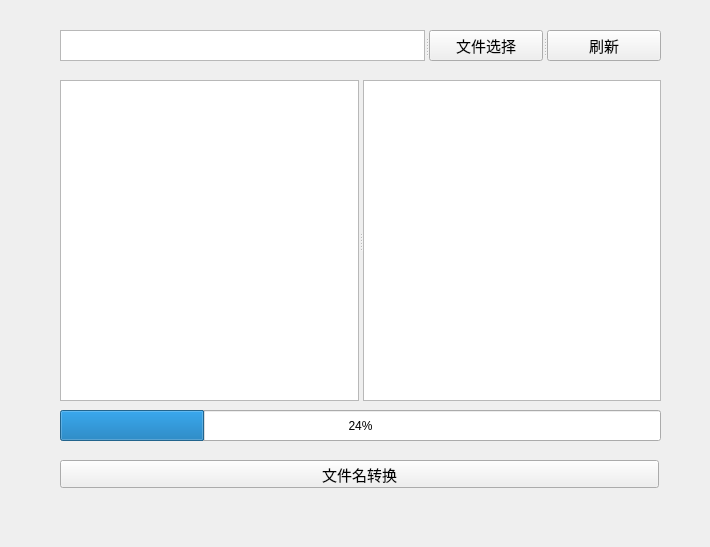
<?xml version="1.0" encoding="UTF-8"?>
<ui version="4.0">
 <class>Form</class>
 <widget class="QWidget" name="Form">
  <property name="geometry">
   <rect>
    <x>0</x>
    <y>0</y>
    <width>710</width>
    <height>547</height>
   </rect>
  </property>
  <property name="windowTitle">
   <string>Form</string>
  </property>
  <property name="autoFillBackground">
   <bool>true</bool>
  </property>
  <widget class="QProgressBar" name="progressBar">
   <property name="geometry">
    <rect>
     <x>60</x>
     <y>410</y>
     <width>601</width>
     <height>31</height>
    </rect>
   </property>
   <property name="value">
    <number>24</number>
   </property>
  </widget>
  <widget class="QSplitter" name="splitter">
   <property name="geometry">
    <rect>
     <x>60</x>
     <y>30</y>
     <width>601</width>
     <height>31</height>
    </rect>
   </property>
   <property name="orientation">
    <enum>Qt::Horizontal</enum>
   </property>
   <widget class="QTextEdit" name="filepath">
    <property name="html">
     <string>&lt;!DOCTYPE HTML PUBLIC &quot;-//W3C//DTD HTML 4.0//EN&quot; &quot;http://www.w3.org/TR/REC-html40/strict.dtd&quot;&gt;
&lt;html&gt;&lt;head&gt;&lt;meta name=&quot;qrichtext&quot; content=&quot;1&quot; /&gt;&lt;meta charset=&quot;utf-8&quot; /&gt;&lt;style type=&quot;text/css&quot;&gt;
p, li { white-space: pre-wrap; }
hr { height: 1px; border-width: 0; }
li.unchecked::marker { content: &quot;\2610&quot;; }
li.checked::marker { content: &quot;\2612&quot;; }
&lt;/style&gt;&lt;/head&gt;&lt;body style=&quot; font-family:'Microsoft YaHei UI'; font-size:9pt; font-weight:400; font-style:normal;&quot;&gt;
&lt;p style=&quot;-qt-paragraph-type:empty; margin-top:0px; margin-bottom:0px; margin-left:0px; margin-right:0px; -qt-block-indent:0; text-indent:0px;&quot;&gt;&lt;br /&gt;&lt;/p&gt;&lt;/body&gt;&lt;/html&gt;</string>
    </property>
   </widget>
   <widget class="QPushButton" name="fileget">
    <property name="font">
     <font>
      <pointsize>11</pointsize>
     </font>
    </property>
    <property name="text">
     <string>文件选择</string>
    </property>
   </widget>
   <widget class="QPushButton" name="pushButton">
    <property name="font">
     <font>
      <pointsize>11</pointsize>
     </font>
    </property>
    <property name="text">
     <string>刷新</string>
    </property>
   </widget>
  </widget>
  <widget class="QSplitter" name="splitter_2">
   <property name="geometry">
    <rect>
     <x>60</x>
     <y>80</y>
     <width>601</width>
     <height>321</height>
    </rect>
   </property>
   <property name="orientation">
    <enum>Qt::Horizontal</enum>
   </property>
   <widget class="QTextEdit" name="listed_files"/>
   <widget class="QTextEdit" name="changed_files"/>
  </widget>
  <widget class="QPushButton" name="pushButton_2">
   <property name="geometry">
    <rect>
     <x>60</x>
     <y>460</y>
     <width>599</width>
     <height>28</height>
    </rect>
   </property>
   <property name="font">
    <font>
     <pointsize>11</pointsize>
    </font>
   </property>
   <property name="text">
    <string>文件名转换</string>
   </property>
  </widget>
 </widget>
 <resources/>
 <connections/>
 <slots>
  <slot>getfilepath()</slot>
 </slots>
</ui>
